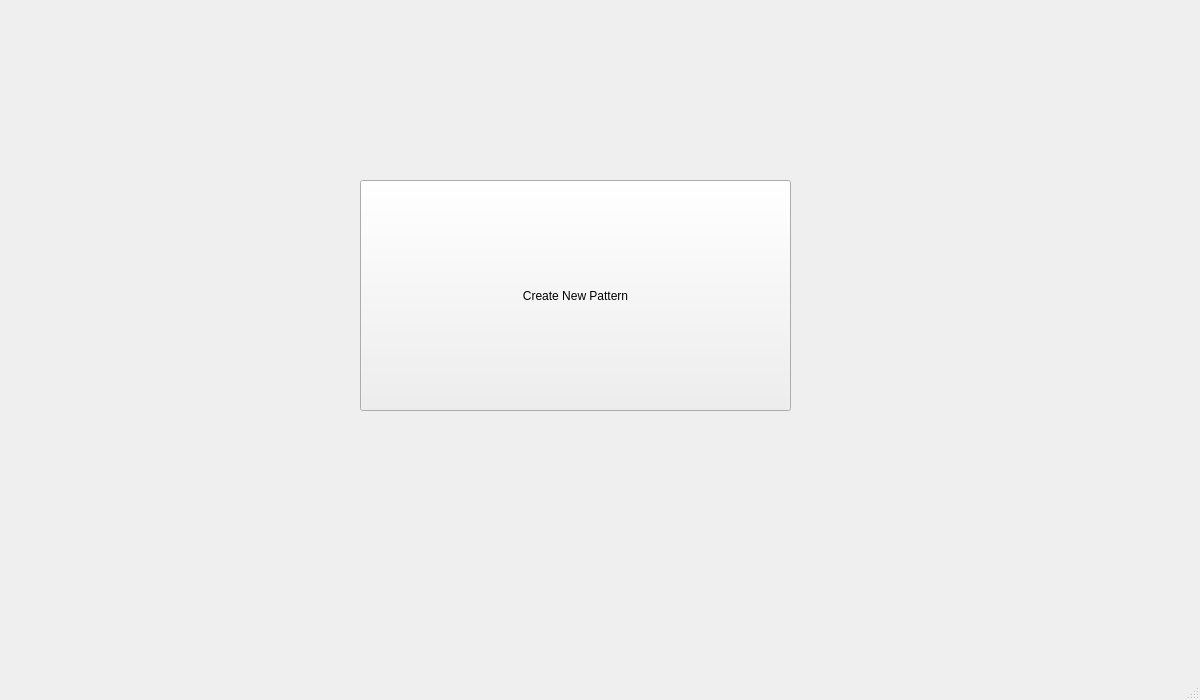
<?xml version="1.0" encoding="UTF-8"?>
<ui version="4.0">
 <class>MainWindow</class>
 <widget class="QMainWindow" name="MainWindow">
  <property name="geometry">
   <rect>
    <x>0</x>
    <y>0</y>
    <width>1200</width>
    <height>700</height>
   </rect>
  </property>
  <property name="sizePolicy">
   <sizepolicy hsizetype="Fixed" vsizetype="Fixed">
    <horstretch>0</horstretch>
    <verstretch>0</verstretch>
   </sizepolicy>
  </property>
  <property name="windowTitle">
   <string>MainWindow</string>
  </property>
  <widget class="QWidget" name="centralwidget">
   <widget class="QPushButton" name="createNew">
    <property name="geometry">
     <rect>
      <x>360</x>
      <y>180</y>
      <width>431</width>
      <height>231</height>
     </rect>
    </property>
    <property name="text">
     <string>Create New Pattern</string>
    </property>
   </widget>
  </widget>
  <widget class="QMenuBar" name="menubar">
   <property name="geometry">
    <rect>
     <x>0</x>
     <y>0</y>
     <width>1200</width>
     <height>22</height>
    </rect>
   </property>
  </widget>
  <widget class="QStatusBar" name="statusbar"/>
 </widget>
 <resources/>
 <connections/>
</ui>
